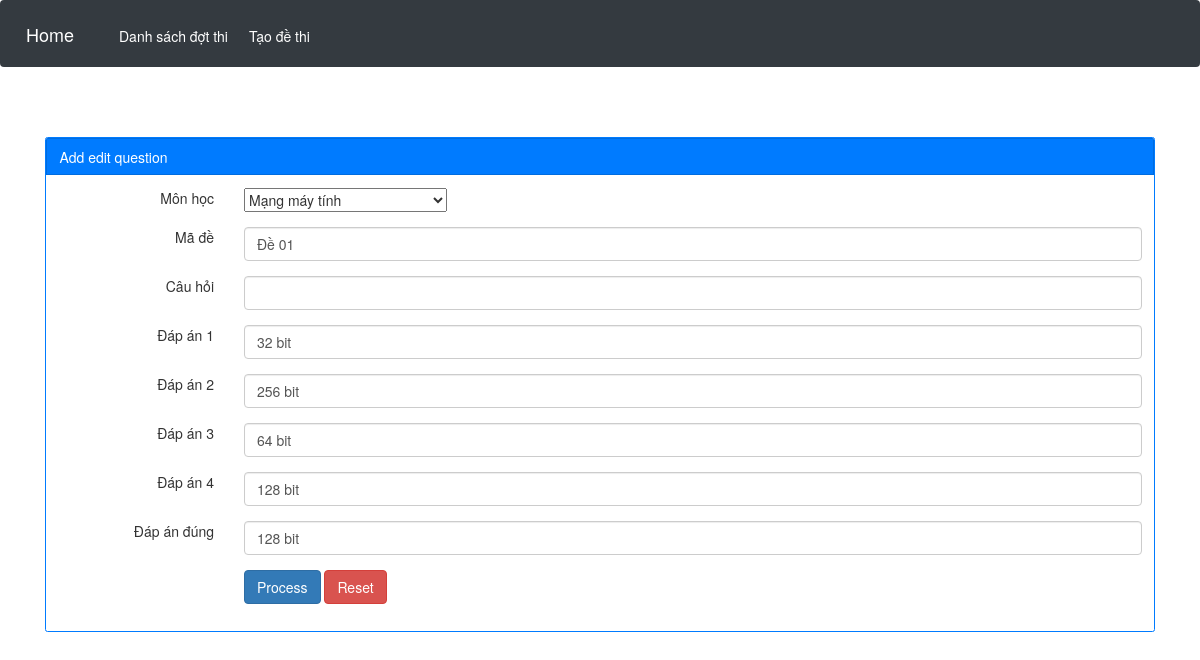
Screenshot of /admin.php?controller=add_edit_question&act=edit&id=5 with the database file from the repository.
### tables this page shows
CREATE TABLE `tbl_question` (
  `question_id` int(50) NOT NULL,
  `monhoc` varchar(200) NOT NULL,
  `made` varchar(200) NOT NULL,
  `cauhoi` varchar(200) NOT NULL,
  `answer1` varchar(200) NOT NULL,
  `answer2` varchar(200) NOT NULL,
  `answer3` varchar(200) NOT NULL,
  `answer4` varchar(200) NOT NULL,
  `answer` varchar(200) NOT NULL
);

### controller/backend/controller_add_edit_question.php (called while the page is built, shortened)
<?php
	class controller_add_edit_question{
		public function __construct(){
			$this->model = new model();
			$act = isset($_GET["act"]) ? $_GET["act"]:"";
			$id = isset($_GET["id"]) ? $_GET["id"]:0;
			switch($act){
				case "edit":
					$form_action = "admin.php?controller=add_edit_question&act=do_edit&id=$id";
					$arr = $this->model->get_a_record("select * from tbl_question where question_id=$id");
				break;
			}
			include "view/backend/view_add_edit_question.php";
		}
	}
	new controller_add_edit_question();
 ?>

### admin.php (called while the page is built, shortened)
<?php
	include "config.php";
	include "model/model.php";
	include "view/backend/master.php";
 ?>

### model/model.php (called while the page is built, shortened)
<?php
	class model{
		public function get_a_record($sql){
			global $db;
			$result = mysqli_query($db,$sql) or die("Lỗi!");
			$arr = mysqli_fetch_object($result);
			return $arr;
		}
	}
 ?>

### view/backend/view_add_edit_question.php (the view, shortened to what this page needs)
<div class="row justify-content-center">
	<div class="col-md-12">
		<div class="card  border-primary">
			<div class="card card-header bg-primary text-white">Add edit question</div>
			<div class="card-body">
				<form method="post" action="<?php echo $form_action; ?>">
					<div class="form-group">
						<div class="row">
							<div class="col-md-2 text-right">Môn học</div>
							<div class="col-md-10">
								<select type="text" name="monhoc">
									<option>Mạng máy tính</option>
								</select>
							</div>
						</div>
					</div>
					<div class="form-group">
						<div class="row">
							<div class="col-md-2 text-right">Mã đề</div>
							<div class="col-md-10">
								<input type="text" name="made" value="<?php echo isset($arr->made)?$arr->made:""; ?>" required class="form-control">
							</div>
						</div>
					</div>
					<div class="form-group">
						<div class="row">
							<div class="col-md-2 text-right">Câu hỏi</div>
							<div class="col-md-10">
								<input type="text" name="cauhoi" value="<?php echo isset($arr->cauhoi)?$arr->cauhoi:""; ?>" required class="form-control">
							</div>
						</div>
					</div>
					<div class="form-group">
						<div class="row">
							<div class="col-md-2 text-right">Đáp án 1</div>
							<div class="col-md-10">
								<input type="text" name="answer1" value="<?php echo isset($arr->answer1)?$arr->answer1:""; ?>" required class="form-control">
							</div>
						</div>
					</div>
					<div class="form-group">
						<div class="row">
							<div class="col-md-2 text-right">Đáp án 2</div>
							<div class="col-md-10">
								<input type="text" name="answer2" value="<?php echo isset($arr->answer2)?$arr->answer2:""; ?>" required class="form-control">
							</div>
						</div>
					</div>
					<div class="form-group">
						<div class="row">
							<div class="col-md-2 text-right">Đáp án 3</div>
							<div class="col-md-10">
								<input type="text" name="answer3" value="<?php echo isset($arr->answer3)?$arr->answer3:""; ?>" required class="form-control">
							</div>
						</div>
					</div>
					<div class="form-group">
						<div class="row">
							<div class="col-md-2 text-right">Đáp án 4</div>
							<div class="col-md-10">
								<input type="text" name="answer4" value="<?php echo isset($arr->answer4)?$arr->answer4:""; ?>" required class="form-control">
							</div>
						</div>
					</div>
					<div class="form-group">
						<div class="row">
							<div class="col-md-2 text-right">Đáp án đúng</div>
							<div class="col-md-10">
								<input type="text" name="answer" value="<?php echo isset($arr->answer)?$arr->answer:""; ?>" required class="form-control">
							</div>
						</div>
					</div>
					<div class="form-group">
						<div class="row">
							<div class="col-md-2 text-right"></div>
							<div class="col-md-10">
								<input type="submit" value="Process" class="btn btn-primary"> <input type="reset" value="Reset" class="btn btn-danger">
							</div>
						</div>
					</div>
				</form>
			</div>
		</div>
	</div>
</div>

### rows the page displays
tbl_question: made "Đề 01", answer1 "32 bit", answer2 "256 bit", answer3 "64 bit", answer4 "128 bit", answer "128 bit"
